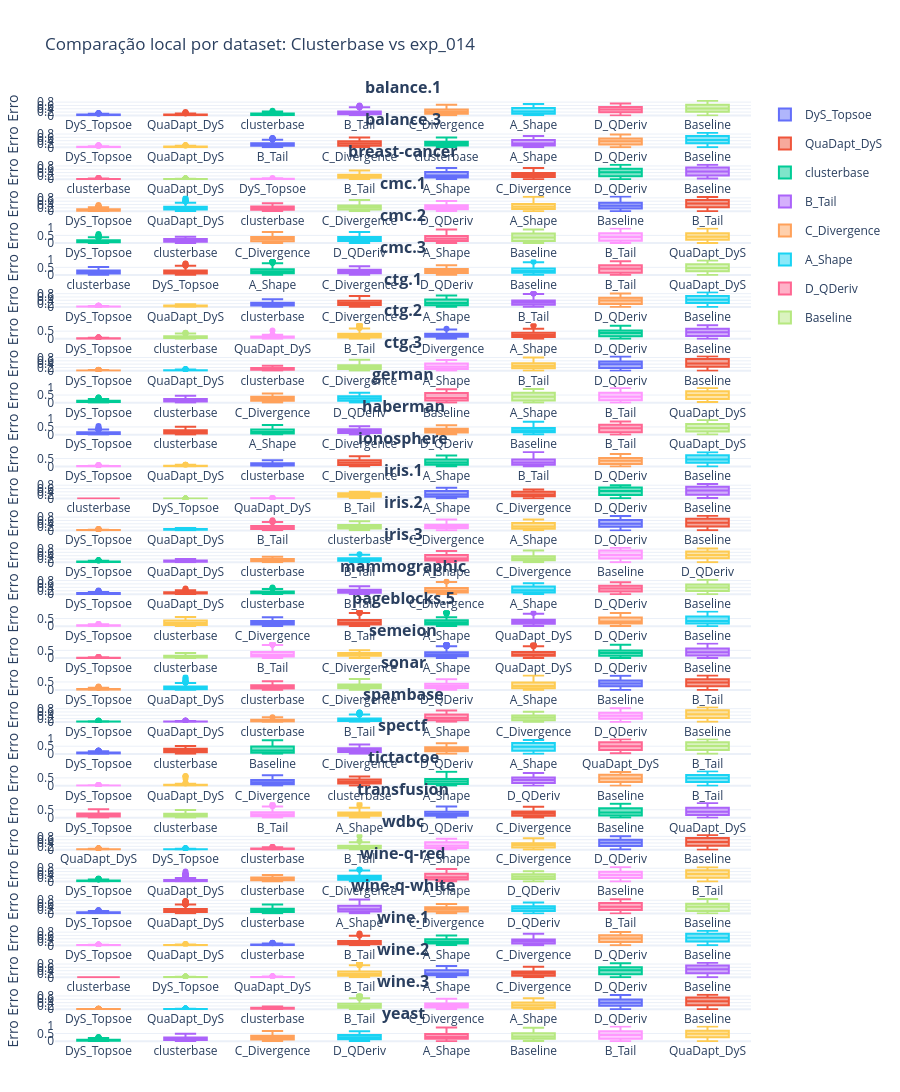

Notebook source saved alongside this figure:
### Markdown cell above
# Plot Clusterbase vs exp_014 (Notebook)

Este notebook gera um dashboard Plotly por dataset, comparando:
- `clusterbase` (exp_022)
- `quadapt` (exp_014)
- `baseline` (exp_014)

Cada subplot é ordenado localmente pela mediana do erro (melhor → pior), no mesmo estilo que você pediu.

### Code cell
from pathlib import Path
import pandas as pd
import plotly.graph_objects as go
from plotly.subplots import make_subplots

# ===== Configuração de caminhos =====
clusterbase_csv = Path("results/clusterbase_batches.csv")
quadapt_csv = Path("../../experiments/exp_014/results/quadapt.csv")
baseline_csv = Path("../../experiments/exp_014/results/baseline.csv")
output_html = Path("results/clusterbase_vs_exp014.html")
height_per_dataset = 320
title = "Comparação local por dataset: Clusterbase vs exp_014"


def _find_col(df, candidates, csv_name):
    cols_lower = {c.lower(): c for c in df.columns}
    for cand in candidates:
        if cand.lower() in cols_lower:
            return cols_lower[cand.lower()]
    raise ValueError(f"Não encontrei nenhuma coluna {list(candidates)} em {csv_name}. Colunas: {list(df.columns)}")


def load_clusterbase(path: Path) -> pd.DataFrame:
    df = pd.read_csv(path)
    if "status" in df.columns:
        df = df[df["status"] == "ok"].copy()

    dataset_col = _find_col(df, ["dataset"], path.name)
    error_col = _find_col(df, ["abs_error", "mae", "error", "erro"], path.name)

    out = pd.DataFrame(
        {
            "dataset": df[dataset_col].astype(str),
            "modelo": "clusterbase",
            "erro": pd.to_numeric(df[error_col], errors="coerce"),
        }
    ).dropna(subset=["erro"])
    return out


def load_generic_method(path: Path, fallback_name: str) -> pd.DataFrame:
    df = pd.read_csv(path)

    dataset_col = _find_col(df, ["dataset", "dataset_name"], path.name)
    error_col = _find_col(df, ["erro", "error", "mae", "abs_error"], path.name)

    if any(c.lower() in {"modelo", "model", "method"} for c in df.columns):
        model_col = _find_col(df, ["modelo", "model", "method"], path.name)
        modelo = df[model_col].astype(str)
    else:
        modelo = pd.Series([fallback_name] * len(df), index=df.index)

    out = pd.DataFrame(
        {
            "dataset": df[dataset_col].astype(str),
            "modelo": modelo,
            "erro": pd.to_numeric(df[error_col], errors="coerce"),
        }
    ).dropna(subset=["erro"])
    return out


frames = []
if clusterbase_csv.exists():
    frames.append(load_clusterbase(clusterbase_csv))
else:
    print(f"[WARN] Arquivo ausente: {clusterbase_csv}")

if quadapt_csv.exists():
    frames.append(load_generic_method(quadapt_csv, fallback_name="quadapt"))
else:
    print(f"[WARN] Arquivo ausente: {quadapt_csv}")

if baseline_csv.exists():
    frames.append(load_generic_method(baseline_csv, fallback_name="baseline"))
else:
    print(f"[WARN] Arquivo ausente: {baseline_csv}")

if not frames:
    raise FileNotFoundError("Nenhum CSV foi encontrado. Ajuste os caminhos no início da célula.")

df = pd.concat(frames, ignore_index=True).dropna(subset=["dataset", "modelo", "erro"])
print("Registros totais:", len(df))
print("Datasets:", df["dataset"].nunique())
print("Modelos:", sorted(df["modelo"].unique()))

datasets = sorted(df["dataset"].unique())
n_datasets = len(datasets)

fig = make_subplots(
    rows=n_datasets,
    cols=1,
    subplot_titles=[f"<b>{ds}</b>" for ds in datasets],
    vertical_spacing=max(0.001, min(0.04, 0.5 / max(n_datasets, 1))),
)

for i, ds in enumerate(datasets, start=1):
    df_ds = df[df["dataset"] == ds].copy()
    ordem_local = df_ds.groupby("modelo")["erro"].median().sort_values().index.tolist()

    for modelo in ordem_local:
        df_mod = df_ds[df_ds["modelo"] == modelo]
        fig.add_trace(
            go.Box(
                y=df_mod["erro"],
                name=modelo,
                boxpoints="outliers",
                legendgroup=modelo,
                showlegend=(i == 1),
            ),
            row=i,
            col=1,
        )

fig.update_layout(
    height=max(600, n_datasets * height_per_dataset),
    template="plotly_white",
    title_text=title,
    margin=dict(t=100, b=50, l=50, r=50),
    showlegend=True,
)
fig.update_xaxes(showgrid=False)
fig.update_yaxes(title_text="Erro")

output_html.parent.mkdir(parents=True, exist_ok=True)
fig.write_html(output_html)
print(f"HTML salvo em: {output_html}")

fig.show()
